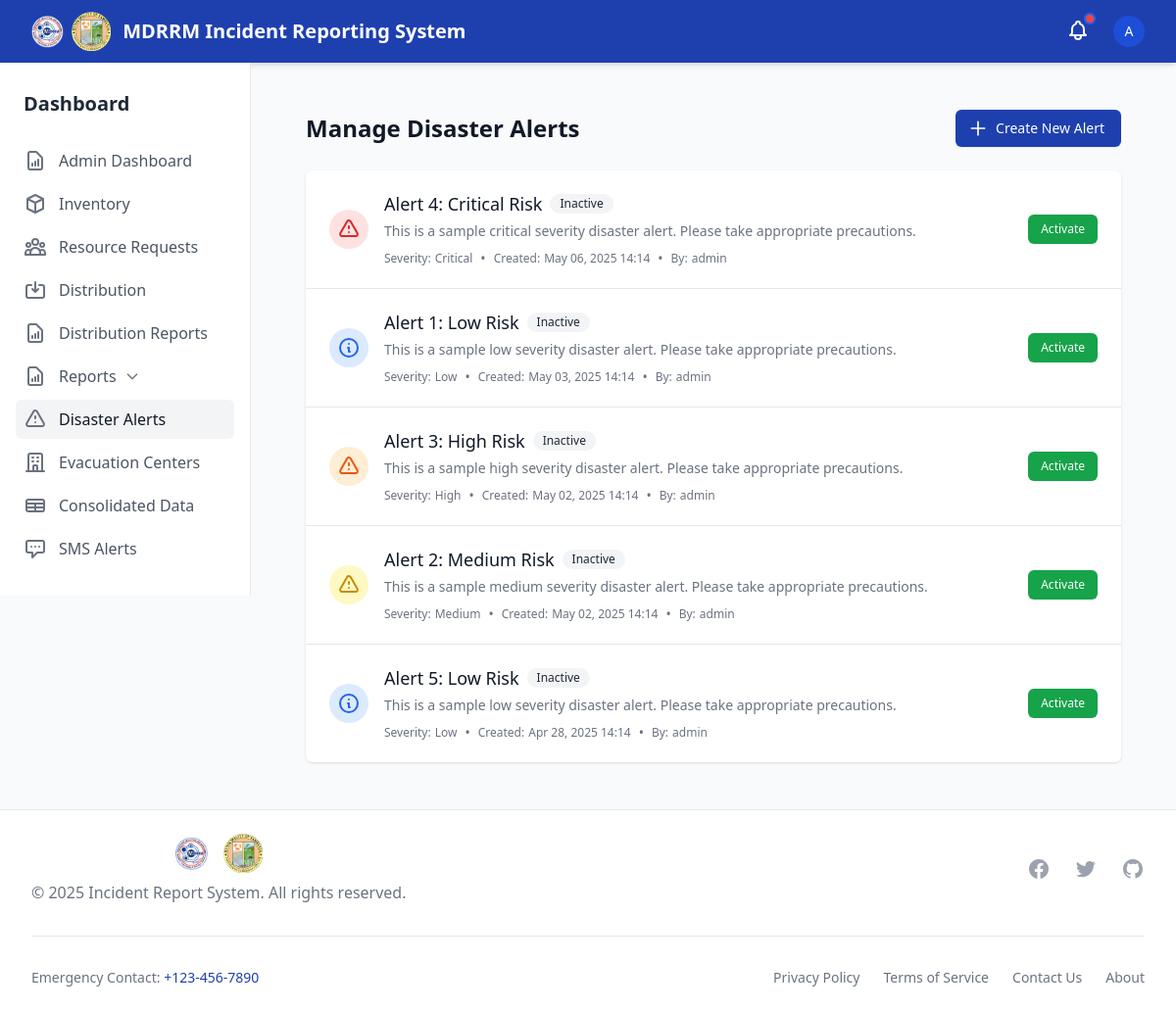
The app's page /alerts/manage/ (signed in) with its own data.
### disaster_aid/models.py (models this page shows, shortened)
class DisasterAlert(models.Model):
    SEVERITY_CHOICES = (
        ('low', 'Low'),
        ('medium', 'Medium'),
        ('high', 'High'),
        ('critical', 'Critical'),
    )
    title = models.CharField(max_length=255)
    message = models.TextField()
    severity = models.CharField(max_length=20, choices=SEVERITY_CHOICES, default='medium')
    created_by = models.ForeignKey(User, on_delete=models.CASCADE, related_name='created_alerts')
    created_at = models.DateTimeField(default=timezone.now)
    is_active = models.BooleanField(default=True)
    class Meta:
        ordering = ['-created_at']

### disaster_aid/views.py (the view)
# urls.py: path('alerts/manage/', manage_alerts, name='manage_alerts'),
@login_required
def manage_alerts(request):
    if not request.user.is_staff:
        messages.error(request, "You are not authorized to manage disaster alerts.")
        return redirect('dashboard')
    alerts = DisasterAlert.objects.all().order_by('-created_at')
    return render(request, 'admin/manage_alerts.html', {'alerts': alerts})

### templates/admin/manage_alerts.html (shortened to what this page needs)
{% extends 'base.html' %}
{% block content %}
<div class="py-6">
    <div class="max-w-7xl mx-auto px-4 sm:px-6 lg:px-8">
        <div class="flex justify-between items-center">
            <h1 class="text-2xl font-semibold text-gray-900">Manage Disaster Alerts</h1>
            <a href="{% url 'create_alert' %}" class="inline-flex items-center px-4 py-2 border border-transparent rounded-md shadow-sm text-sm font-medium text-white bg-primary hover:bg-blue-700 focus:outline-none focus:ring-2 focus:ring-offset-2 focus:ring-primary">
                <svg class="-ml-1 mr-2 h-5 w-5" xmlns="http://www.w3.org/2000/svg" fill="none" viewBox="0 0 24 24" stroke="currentColor">
                    <path stroke-linecap="round" stroke-linejoin="round" stroke-width="2" d="M12 4v16m8-8H4" />
                </svg>
                Create New Alert
            </a>
        </div>
        <div class="mt-6 bg-white shadow overflow-hidden sm:rounded-md">
            {% if alerts %}
            <ul class="divide-y divide-gray-200">
                {% for alert in alerts %}
                <li class="">
                    <div class="px-4 py-5 sm:px-6">
                        <div class="flex items-center justify-between">
                            <div class="flex items-center">
                                <div class="flex-shrink-0">
                                    {% if alert.severity == 'critical' %}
                                    <span class="inline-flex items-center justify-center h-10 w-10 rounded-full bg-red-100">
                                    </span>
                                    {% elif alert.severity == 'high' %}
                                    <span class="inline-flex items-center justify-center h-10 w-10 rounded-full bg-orange-100">
                                    </span>
                                    {% elif alert.severity == 'medium' %}
                                    <span class="inline-flex items-center justify-center h-10 w-10 rounded-full bg-yellow-100">
                                    </span>
                                    {% else %}
                                    <span class="inline-flex items-center justify-center h-10 w-10 rounded-full bg-blue-100">
                                        <svg class="h-6 w-6 text-blue-600" xmlns="http://www.w3.org/2000/svg" fill="none" viewBox="0 0 24 24" stroke="currentColor">
                                            <path stroke-linecap="round" stroke-linejoin="round" stroke-width="2" d="M13 16h-1v-4h-1m1-4h.01M21 12a9 9 0 11-18 0 9 9 0 0118 0z" />
                                        </svg>
                                    </span>
                                    {% endif %}
                                </div>
                                <div class="ml-4">
                                    <h3 class="text-lg font-medium text-gray-900 flex items-center">
                                        {{ alert.title }}
                                        {% if alert.is_active %}
                                        <span class="ml-2 inline-flex items-center px-2.5 py-0.5 rounded-full text-xs font-medium bg-green-100 text-green-800">
                                            Active
                                        </span>
                                        {% else %}
                                        <span class="ml-2 inline-flex items-center px-2.5 py-0.5 rounded-full text-xs font-medium bg-gray-100 text-gray-800">
                                            Inactive
                                        </span>
                                        {% endif %}
                                    </h3>
                                    <p class="mt-1 text-sm text-gray-500">
                                        {{ alert.message }}
                                    </p>
                                    <div class="mt-2 flex items-center text-sm text-gray-500">
                                        <span class="inline-flex items-center text-xs">
                                            Severity: <span class="ml-1 font-medium">{{ alert.get_severity_display }}</span>
                                        </span>
                                        <span class="mx-2">•</span>
                                        <span class="inline-flex items-center text-xs">
                                            Created: <span class="ml-1">{{ alert.created_at|date:"M d, Y H:i" }}</span>
                                        </span>
                                        <span class="mx-2">•</span>
                                        <span class="inline-flex items-center text-xs">
                                            By: <span class="ml-1">{{ alert.created_by.username }}</span>
                                        </span>
                                    </div>
                                </div>
                            </div>
                            <div class="flex space-x-2">
                                {% if alert.is_active %}
                                <form method="post" action="{% url 'deactivate_alert' alert.id %}">
                                    {% csrf_token %}
                                    <button type="submit" class="inline-flex items-center px-3 py-1.5 border border-transparent text-xs font-medium rounded-md text-white bg-red-600 hover:bg-red-700 focus:outline-none focus:ring-2 focus:ring-offset-2 focus:ring-red-500">
                                        Deactivate
                                    </button>
                                </form>
                                {% else %}
                                <form method="post" action="{% url 'activate_alert' alert.id %}">
                                    <button type="submit" class="inline-flex items-center px-3 py-1.5 border border-transparent text-xs font-medium rounded-md text-white bg-green-600 hover:bg-green-700 focus:outline-none focus:ring-2 focus:ring-offset-2 focus:ring-green-500">
                                        Activate
                                    </button>
                                </form>
                                {% endif %}
                            </div>
                        </div>
                    </div>
                </li>
                {% endfor %}
            </ul>
            {% endif %}
        </div>
    </div>
</div>
{% endblock %}

### templates/components/navbar.html (shortened to what this page needs)
<nav class="bg-primary text-white shadow-md" x-data="{ mobileMenuOpen: false }">
    <div class="max-w-7xl mx-auto px-4 sm:px-6 lg:px-8">
        <div class="flex justify-between h-16">
            <div class="flex">
                <div class="flex-shrink-0 flex items-center space-x-3">
                    <div class="flex items-center space-x-2">
                        <img src="/static/logo/mdrrmc_logo.png" alt="MDRRMC Logo" class="h-10 w-auto">
                        <img src="/static/logo/lgu_logo.png" alt="LGU Logo" class="h-10 w-auto">
                    </div>
                    <a href="{% url 'home' %}" class="font-bold text-xl">MDRRM Incident Reporting System</a>
                </div>
            </div>
            <div class="flex items-center">
                {% include 'components/notifications.html' %}
                {% if user.is_authenticated %}
                <div class="ml-3 relative" x-data="{ open: false }">
                    <div class="flex items-center">
                        <button @click="open = !open" class="flex text-sm rounded-full focus:outline-none focus:ring-2 focus:ring-offset-2 focus:ring-offset-blue-800 focus:ring-white">
                            {% if user.reporterprofile.profile_image %}
                            <img class="h-8 w-8 rounded-full object-cover" src="{{ user.reporterprofile.profile_image.url }}" alt="{{ user.username }}">
                            {% else %}
                            <div class="h-8 w-8 rounded-full bg-blue-700 flex items-center justify-center">
                                <span class="text-sm font-medium">{{ user.username|first|upper }}</span>
                            </div>
                            {% endif %}
                        </button>
                    </div>
                </div>
                {% endif %}
            </div>
        </div>
    </div>
</nav>

### records on screen
DisasterAlert: title "Alert 4: Critical Risk", is_active "Inactive", message "This is a sample critical severity disaster alert. Please take appropriate precautions.", severity "Critical", created_at "May 06, 2025 14:14", created_by.username "admin"
DisasterAlert: title "Alert 1: Low Risk", is_active "Inactive", message "This is a sample low severity disaster alert. Please take appropriate precautions.", severity "Low", created_at "May 03, 2025 14:14", created_by.username "admin"
DisasterAlert: title "Alert 3: High Risk", is_active "Inactive", message "This is a sample high severity disaster alert. Please take appropriate precautions.", severity "High", created_at "May 02, 2025 14:14", created_by.username "admin"
DisasterAlert: title "Alert 2: Medium Risk", is_active "Inactive", message "This is a sample medium severity disaster alert. Please take appropriate precautions.", severity "Medium", created_at "May 02, 2025 14:14", created_by.username "admin"
DisasterAlert: title "Alert 5: Low Risk", is_active "Inactive", message "This is a sample low severity disaster alert. Please take appropriate precautions.", severity "Low", created_at "Apr 28, 2025 14:14", created_by.username "admin"

### other values on screen
{{ user.username|first|upper }} "A"
